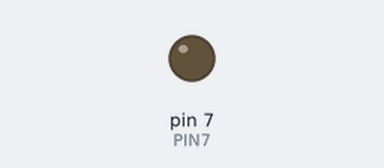
The sketch below on a simulated Arduino Uno, built with avr-gcc and run on an emulated ATmega328P. On the bench: output pins drawn as LEDs (lit = HIGH). Dashed ring = blinking. At 2.0 s the program stops and its outputs stay as they are.

Above: at 0.5 s.
At 1.85 s:
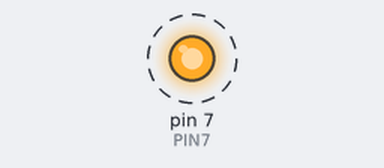
Timing chart, 0 to 3.0 s (numbered marks = the images above):
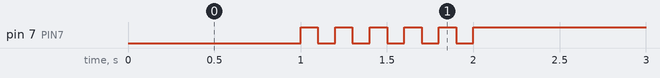

The sketch:

05_practice_2.ino
```cpp
#define PIN7 7

void setup() {
  pinMode(PIN7, OUTPUT);
}

void loop() {
  int cnt = 0;
  digitalWrite(PIN7, LOW);
  delay(1000);

  for(int i = 0; i < 5; i++){
    digitalWrite(PIN7, HIGH);
    delay(100);
    digitalWrite(PIN7, LOW);
    delay(100);
  }

  while(1){
    digitalWrite(PIN7, HIGH);
  }
}
```

Measured:
- by itself, pin 7 (PIN7): alternates HIGH for 0.10 s and LOW for 0.10 s, 11 changes in all, then stays HIGH
